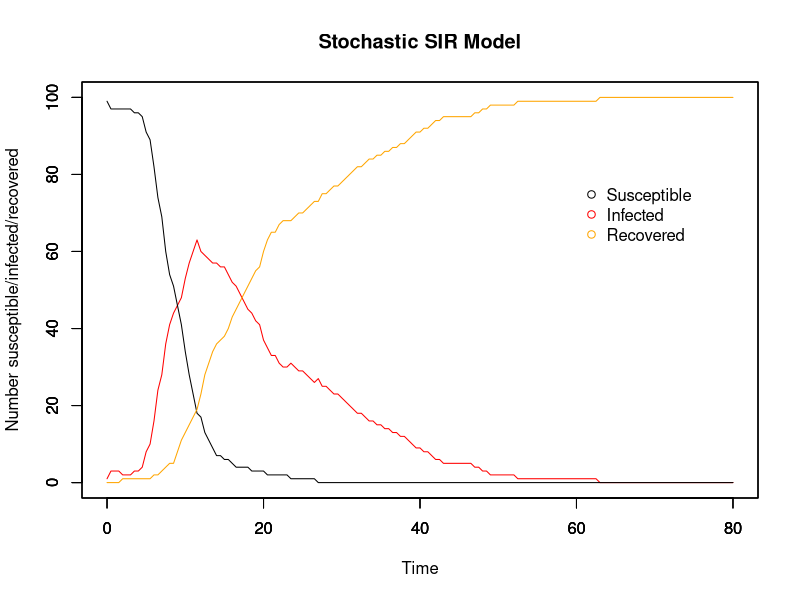
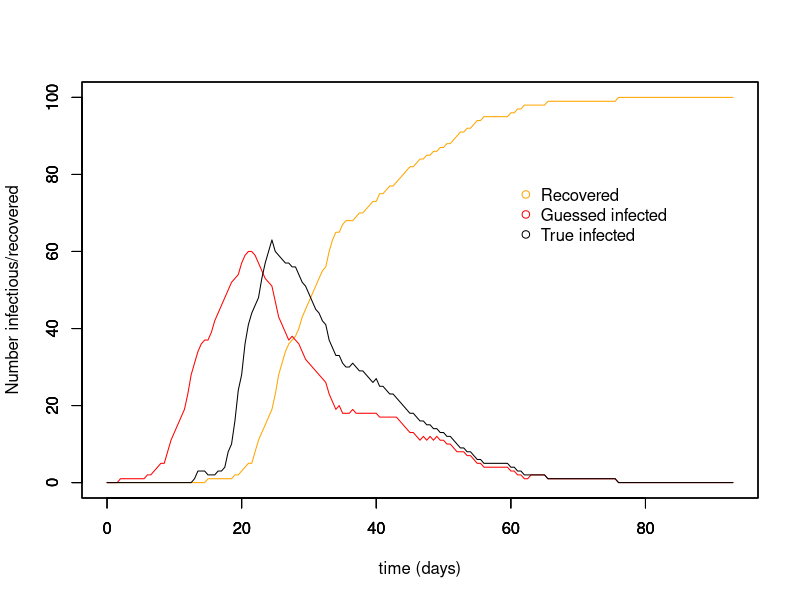

Generate these figures, in order, with R: (Note: a time limit stopped this script after it produced the figures.)
# MCMC estimating stochastic processes
# 3 unknowns: beta, gamma, and the time of infection for each individual
# 18/12/17

##########################
## Input values for SIR ##
##########################

# Time
timestep <- 0.5
end <- 80
times <- seq(0, end, by = timestep)

# Initial population: N-1 susceptible, 1 infectious, 0 recovered
init.values = c(
  S = 100-1,
  I = 1,
  R = 0
)
N = sum(init.values)

# Beta & gammma
beta <- 5e-3
gamma <- 8e-2
1/gamma

###############
## The model ##
###############

# Array for holding collective disease status information for whole period of time
data <- array(0, dim =c(length(times), length(init.values)+3))
data[,1] <- times # make first column the timesteps to make plotting easier later on

set.seed(7) # Good ones: 7, 14, 22, 30

# For loops for calculating the numbers susceptible, infected, and recovered at each timepoint
for (time in times){
  if (time == 0){ # Set up the number of S/I/R at time 0
    data[1,2] <- init.values["S"] # number of susceptibles at time 0
    data[1,3] <- init.values["I"] # number of infecteds at time 0
    data[1,4] <- init.values["R"] # number of recovereds at time 0
    data[1,5] <- init.values["I"] # number newly infected at time 0
    data[1,6] <- init.values["R"] # number newly recovered at time 0
    
  } else{
    whole_time <- 1/timestep * time # makes time into the whole number that it corresponds to in the array
    
    inf <- rbinom(1, size = data[whole_time,2], (1-(exp(-beta*data[whole_time,3]*timestep)))) # number who become infected in this timestep
    rec <- rbinom(1, size = data[whole_time,3], (1-(exp(-gamma*timestep)))) # number who become recovered in this timestep
    
    data[whole_time+1,2] <- data[whole_time,2] - inf # number of susceptibles at other times
    
    data[whole_time+1,3] <- data[whole_time,3]  + inf - rec # number of infecteds at other times
    
    data[whole_time+1,4] <- data[whole_time,4] + rec # number of recovereds at other times
    
    data[whole_time+1,5] <- data[whole_time+1,3] - data[whole_time,3] + data[whole_time+1,4] - data[whole_time,4] # number of newly infected
    
    data[whole_time+1,6] <- data[whole_time+1,4] - data[whole_time,4] # number of newly recovered
  }
}

###############
## SIR plots ##
###############

run_stoch <- data.frame(data) # make array into a dataframe
colnames(run_stoch) <- c("time","S", "I", "R", "new_I", "new_R")

par(mfrow = c(1,1))

# Plot for SIR model
plot(x = run_stoch$time, y = run_stoch$I, type = "l", col = "red", ylim = c(0,N),
     xlab = "Time", ylab = "Number susceptible/infected/recovered", main = "Stochastic SIR Model")
par(new=T)
plot(x = run_stoch$time, y = run_stoch$S, type = "l", ylim = c(0,N), ylab = "", xlab = "") # add susceptible line
par(new=T)
plot(x = run_stoch$time, y = run_stoch$R, type = "l", col = "orange", ylim = c(0,N), ylab = "", xlab = "") # recovered

# Add legend
legend(60, 0.8*N, c("Susceptible", "Infected", "Recovered"), pch = 1, col = c("black", "red", "orange"), bty = "n")

#############################
## Approximate new_I and I ##
#############################

inf_period <- ceiling(1/gamma) # mean infectious period calculated from gamma
inf_timestep <- inf_period/timestep # translates infectious days into no. of timesteps

times = times + inf_timestep
zero_array <- array(0, dim = c(inf_timestep, ncol(run_stoch)))
colnames(zero_array) <- c("time","S", "I", "R", "new_I", "new_R")
run_stoch <- rbind(zero_array, run_stoch)
run_stoch$time <- seq(0, (end+inf_period), by = timestep)

for (i in 1:nrow(run_stoch)){
  run_stoch$guess_new_I[i] <- {
    run_stoch$new_R[i+(inf_timestep)] # guess newly infected, translates days into no. of timesteps
  }
  
  run_stoch$guess_I[i] <- if(i == 1){
    run_stoch$guess_new_I[i] 
  } else{
    run_stoch$guess_I[i-1] + run_stoch$guess_new_I[i] - run_stoch$new_R[i]
  }
  run_stoch$guess_S[i] <- N - (run_stoch$R[i] + run_stoch$guess_I[i])
}

run_stoch[is.na(run_stoch)] <- 0

plot(run_stoch$time, run_stoch$R, ylim = c(0,N), type = "l", col = "orange", xlab = "time (days)", ylab = "Number infectious/recovered")
par(new=T)
plot(run_stoch$time, run_stoch$guess_I, ylim = c(0,N), type = "l", col = "red", xlab = " ", ylab = " ")
par(new=T)
plot(x = run_stoch$time, y = run_stoch$I, type = "l", col = "black", ylim = c(0,N), xlab = " ", ylab = " ")
legend(60, 0.8*N, c("Recovered", "Guessed infected", "True infected"), pch = 1, col = c("orange", "red", "black"), bty = "n")

##################################
## Likelihood, prior, posterior ##
##################################

# Likelihood distribution
bg_likelihood <- function(param){
  beta = as.numeric(param[1,1,1])
  gamma = as.numeric(param[2,1,1])
  I = as.numeric(param[,1,2]) # Infected
  new_I = as.numeric(param[,1,3]) # Newly infected
  
  total = array(0, dim = (c(nrow(run_stoch))))
  
  for (i in 1:nrow(run_stoch -1)){
    S = (N - I[i] - run_stoch$R[i]) # Susceptibles
    betalikelihood = dbinom(new_I[i+1], S, (1-(exp(-beta*I[i]*timestep))), log = T)
    gammalikelihood = dbinom(run_stoch$new_R[i+1], I[i], (1-(exp(-gamma*timestep))), log = T)
    
    # To deal with -Inf (i.e. log(0))
    if (is.na(new_I[i+1]) == F & betalikelihood == -Inf){
      betalikelihood = -1000
    }
    if (is.na(new_I[i+1]) == F & gammalikelihood == -Inf){
      gammalikelihood = -1000
    }
    total[i] = (betalikelihood + gammalikelihood)
  }
  
  ll = sum(total, na.rm = T)
  return(ll)
}

inf_likelihood <- function(param){
  beta = as.numeric(param[1,2,1])
  gamma = as.numeric(param[2,2,1])
  I = as.numeric(param[,1,2]) # Infected
  new_I = as.numeric(param[,1,3]) # Newly infected
  
  total = array(0, dim = (c(nrow(run_stoch))))
  
  for (i in 1:(nrow(run_stoch) -1)){
    S = (N - I[i] - run_stoch$R[i]) # Susceptibles
    betalikelihood = dbinom(new_I[i+1], S, (1-(exp(-beta*I[i]*timestep))), log = T)
    gammalikelihood = dbinom(run_stoch$new_R[i+1], I[i], (1-(exp(-gamma*timestep))), log = T)
    
    # To deal with -Inf (i.e. log(0))
    if (is.na(new_I[i+1]) == F & betalikelihood == -Inf){
      betalikelihood = -1000
    }
    if (is.na(new_I[i+1]) == F & gammalikelihood == -Inf){
      gammalikelihood = -1000
    }
    total[i] = (betalikelihood + gammalikelihood)
    # print(c(betalikelihood, gammalikelihood))
  }
  
  ll = sum(total, na.rm = T)
  # print(ll)
  return(ll)
}

# Prior distribution
prior <- function(param){
  beta = as.numeric(param[1,1,1])
  gamma = as.numeric(param[2,1,1])
  
  betaprior = dunif(beta, min = 0, max = 100, log = T)
  gammaprior = dunif(gamma, min = 0, max = 100, log = T)
  
  # betaprior = dnorm(beta, mean = 0.005, sd = 0.001, log = T)
  # gammaprior = dnorm(gamma, mean = 0.08, sd = 0.001, log = T)
  
  return(betaprior + gammaprior)
}

# Posterior distribution
inf_posterior <- function(param){
  return (inf_likelihood(param) + prior(param))
}

bg_posterior <- function(param){
  return (bg_likelihood(param) + prior(param))
}

# Proposal function for infectious
inf_proposalfunction <- function(param){
  changed_I <- sample(nrow(run_stoch), 1)
  inf_list <- c(-1, 1) # used for choosing -1 or +1 randomly
  
  inf <- sample(c(-2, 2), 1) # will the change at that timepoint be + or - n I
  
  neighbour <- if (changed_I == 1){
    changed_I + 1
  } else if (changed_I == nrow(run_stoch)){
    changed_I - 1
  } else{
    changed_I + sample(inf_list, 1) # will choose which neighbouring timepoint is also affected
  }
  
  # neighbour <- sample(nrow(run_stoch), 1)
  
  param[changed_I, 1, 3] = param[changed_I, 1, 3] + inf
  param[neighbour, 1, 3] = param[neighbour, 1, 3] - inf
  
  # Calculate total infectious curve from changed new_I values
  for (i in 1:nrow(run_stoch)){ 
    param[i,1,2] <- if(i == 1){
      param[i,1,3] 
    } else{
      param[i-1,1,2] + param[i,1,3] - run_stoch$new_R[i]
    }
  }
  
  # plot(param[,1,2], ylim = c(0, N), type = "l", col = "red", xlab = "Timestep", ylab = "Number of individuals infected")
  #   lines(run_stoch$new_R)
  #   lines(run_stoch$new_I)
  
  return(param)
}

# Proposal function for beta and gamma
proposalfunction <- function(param){
  param[1, 1, 1] = rnorm(1, mean = param[1, 1, 1], sd = 0.005 ) # beta proposal rnorm(1, mean = 0.005, sd = 0.00001) 
  param[2, 1, 1] = rnorm(1, mean = param[2, 1, 1], sd = 0.1) # gamma proposal rnorm(1, mean = 0.08, sd = 0.00001)
  #print(c(param[1,1], param[2,1]))
  return(param)
}

##########
## MCMC ##
##########

run_metropolis_MCMC <- function(startvalue, iterations){
  divisor = 100 # the interval at which chain values are saved
  chain = array(dim = c(nrow(startvalue), (iterations/divisor), ncol(startvalue))) # Array for storing chain data
  temp_chain = array(dim = c(nrow(startvalue), 2, ncol(startvalue))) # Temporary array used for single iterations
  
  chain[1,1,1] = startvalue[1,1] # beta
  chain[2,1,1] = startvalue[2,1] # gamma
  chain[,1,2] = startvalue[,2] # all infectious
  chain[,1,3] = startvalue[,3] # newly infectious
  
  temp_chain[,1,] = chain[,1,]
  
  for (i in 1:iterations){
    
    # Beta and gamma
    proposal = proposalfunction(temp_chain[,,]) # beta proposal and gamma proposal
    
    if (proposal[1,1,1] < 0.0 & proposal[2,1,1] < 0.0 ){
      temp_chain[1:2,2,1] = temp_chain[1:2,1,1]
      
    } else if (proposal[1,1,1] < 0.0 & proposal[2,1,1] >= 0.0){
      proposal[1,1,1] = temp_chain[1,1,1]
      probab = bg_posterior(proposal) - bg_posterior(temp_chain[,,])
      if (log(runif(1)) < probab){
        temp_chain[,2,1] = proposal[,1,1]
      } else{
        temp_chain[,2,1] = temp_chain[,1,1]
      }
      
    } else if (proposal[1,1,1] >= 0.0 & proposal[2,1,1] < 0.0){
      proposal[2,1,1] = temp_chain[2,1,1]
      probab = bg_posterior(proposal) - bg_posterior(temp_chain[,,])
      if (log(runif(1)) < probab){
        temp_chain[,2,1] = proposal[,1,1]
      } else{
        temp_chain[,2,1] = temp_chain[,1,1]
      }
      
    } else{
      probab = bg_posterior(proposal) - bg_posterior(temp_chain[,,])
      if (log(runif(1)) < probab){
        temp_chain[,2,1] = proposal[,1,1]
      } else{
        temp_chain[,2,1] = temp_chain[,1,1]
      }
    }
    
    # Infectious
    inf_proposal = inf_proposalfunction(temp_chain[,,])
    
    # Check susceptibles for negative numbers
    S = array(dim = c(nrow(startvalue)))
    for (time in (1:nrow(startvalue))){
      S[time] = (N - (inf_proposal[time,1,2] + run_stoch$R[time]))
    }
    
    if(min(inf_proposal[,1,3]) < 0 | min(S) < 0){
      temp_chain[,2,2:3] = temp_chain[,1,2:3]
    } else{
      inf_probab = inf_posterior(inf_proposal) - inf_posterior(temp_chain[,,])
      # print(c(inf_posterior(inf_proposal), inf_posterior(temp_chain[,,])))
      if (log(runif(1)) < inf_probab){
        temp_chain[,2,2:3] = inf_proposal[,1,2:3]
      } else{
        temp_chain[,2,2:3] = temp_chain[,1,2:3]
      }
    }
    
    # Save the iteration if it is divisible by the divisor without residuals
    if (i%%divisor == 0) {
      chain[,(i/divisor),] = temp_chain[,2,]
    }    
    
    # Re-set temporary chain for next iteration
    temp_chain[,1,] = temp_chain[,2,]
    
    # Print every nth iteration, to know how far along run is
    if (i%%(iterations/20) == 0) {
      print(i)
      
      plot(run_stoch$guess_I, ylim = c(0, N), type = "l", col = "red", xlab = "Timestep", ylab = "Number of individuals infected")
      lines(run_stoch$I, type = "l", col = "grey", xlab = " ", ylab = " ")
      lines(temp_chain[,1,2], type = "l", lty = 2, col = "black", xlab = " ", ylab = " ")
      legend(130, 1.0*N, c("True infected", "Guessed infected", "MCMC"), pch = 1, col = c("grey", "red", "black"), bty = "n")
    }
    
  }
  return(chain)
}

# Where to start the chain for beta, gamma, and I
startvalue <- array(dim = c(nrow(run_stoch), 3))
startvalue[1,1] <- 0.0065 # beta guess
startvalue[2,1] <- 0.08 # gamma guess
startvalue[,2] <- run_stoch$guess_I # I guess 
startvalue[,3] <- run_stoch$guess_new_I # new I guess

# Number of runs
iterations = 500000
divisor = 100 # how often runs are being saved

# Run the MCMC
set.seed(4)
chain <- run_metropolis_MCMC(startvalue, iterations)

# The beginning of the chain is biased towards the starting point, so take them out
# normally burnin is 10%-50% of the runs
burnIn = 0.1*(iterations/divisor)
acceptance <- 1-mean(duplicated(chain[,-(1:burnIn),]))
inf_acceptance <- 1-mean(duplicated(chain[,-(1:burnIn),2]))

################
## MCMC Plots ##
################

par(mfrow = c(2,2))

hist(chain[1,-(1:burnIn),1],nclass=30, main="Posterior of beta")
abline(v = mean(chain[1,-(1:burnIn),1]), col = "red")

hist(chain[2, -(1:burnIn),1],nclass=30, main="Posterior of gamma")
abline(v = mean(chain[2,-(1:burnIn),1]), col = "red")

plot(chain[1, -(1:burnIn),1], type = "l", main = "Chain values of beta")

plot(chain[2, -(1:burnIn),1], type = "l", main = "Chain values of gamma")

# Plot beta vs. gamma
par(mfrow = c(1,1))
library(RColorBrewer)
library(MASS)

plot(x = chain[2,,1], y = chain[1,,1], xlab = "Gamma", ylab = "Beta", pch = 20, cex = 0.8)

k <- 11
my.cols <- rev(brewer.pal(k, "RdYlBu"))
z <- kde2d(chain[2,,1], chain[1,,1], n=50)
filled.contour(z, nlevels=k, col=my.cols, xlab = "Gamma", ylab = "Beta")

par(mfrow = c(1,1))

plot(run_stoch$guess_I, ylim = c(0, N), type = "l", col = "red", xlab = "Timestep", ylab = "Number of individuals infected")
lines(run_stoch$I, type = "l", col = "grey", xlab = " ", ylab = " ")
lines(chain[,ncol(chain),2], type = "l", lty = 2, col = "black", xlab = " ", ylab = " ")
legend(130, 1.0*N, c("True infected", "Guessed infected", "MCMC"), pch = 1, col = c("grey", "red", "black"), bty = "n")

plot(run_stoch$guess_I, ylim = c(0, N), type = "l", col = "red", xlab = "Timestep", ylab = "Number of individuals infected")
lines(run_stoch$I, type = "l", col = "grey", xlab = " ", ylab = " ")  
for (i in 1:ncol(chain)){
  lines(chain[,i,2], type = "l", lty = 2, col = "black", xlab = " ", ylab = " ")
}
legend(130, 1.0*N, c("True infected", "Guessed infected", "MCMC"), pch = 1, col = c("grey", "red", "black"), bty = "n")  

########################################################################################################################

########################################################################################################################

setwd("C:/Users/Janetta Skarp/OneDrive - Imperial College London/MRes_BMR/Project_1/Work_folder/Data")
write.csv(data.frame(chain), file = "mcmc_3par_fixedprop_pm2_500k.csv")
